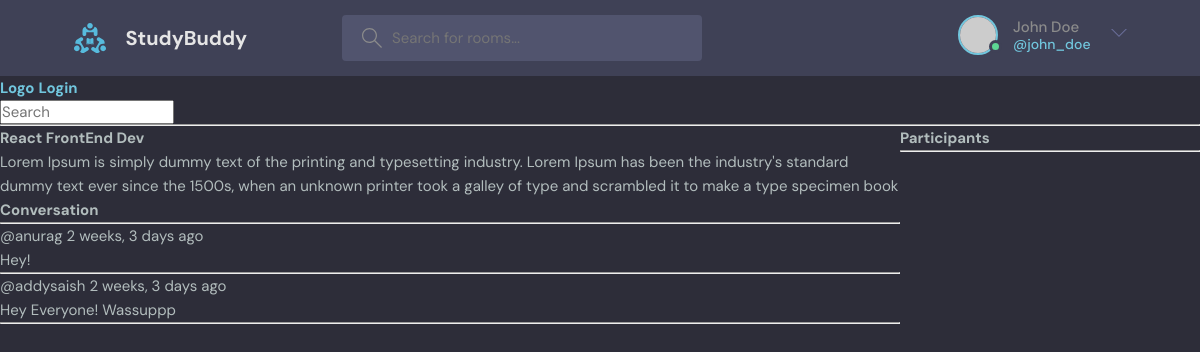
The page /room/3/ on the database as committed earlier.
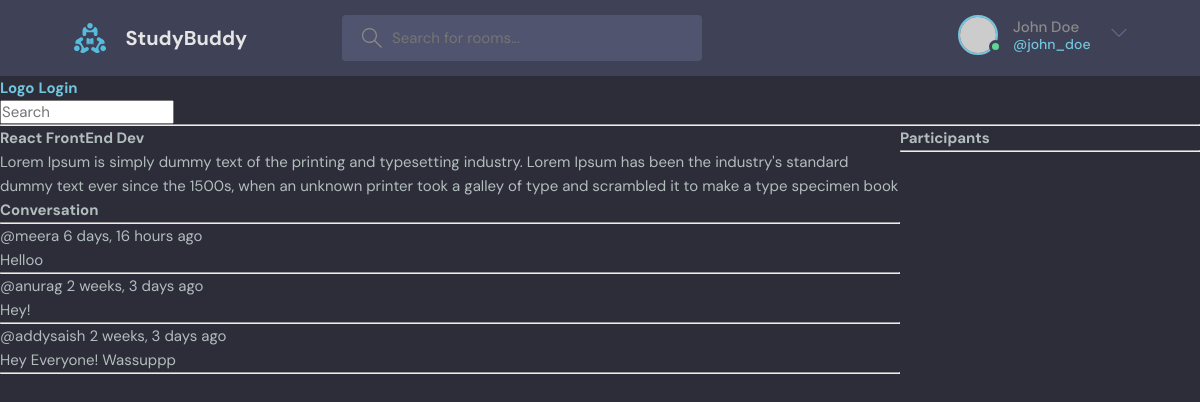
The same page on the database as committed later.
### base/models.py (models this page shows, shortened)
class Message(models.Model):
    user = models.ForeignKey(User , on_delete=models.CASCADE)
    room = models.ForeignKey(Room, on_delete=models.CASCADE) #If a room is deleted, all the children records should be deleted using models.CASCADE command
    body = models.TextField()
    updated = models.DateTimeField(auto_now=True) # Difference between autoNow and autoNow_add auto_now saves timestamp each time the object is updated whereas auto_now_add only saves timestamp when an object is created
    created = models.DateTimeField(auto_now_add=True)
    class Meta:
        ordering = ['-updated','-created']

### base/views.py (the view, shortened to what this page needs)
# urls.py: path('room/<str:pk>/',views.room,name="room"),
def room(request,pk):
    room = Room.objects.get(id=pk)
    room_messages = room.message_set.all().order_by('-created')
    participants= room.participants.all()
    context = {'room':room , 'room_messages': room_messages, 'participants': participants }
    return render(request,'base/room.html',context)

### base/templates/base/room.html (shortened to what this page needs)
{% extends 'main.html' %} {% block content %}
<div class="room-container">
  <div>
    <h3>{{room.name}}</h3>
    <p>{{room.description}}</p>
    <div class="comment-wrapper">
      <h3>Conversation</h3>
      <hr />
      {% for message in room_messages %}
      <div>
        <small>@{{message.user}} {{message.created|timesince}} ago</small>
        <p>{{message.body}}</p>
        <hr />
      </div>
      {% endfor %}
    </div>
  </div>
  <div>
    <h3>Participants</h3>
    <hr />
  </div>
</div>
{% endblock content %}

Rows that differ between the two databases and show on the page:
added Message: user "meera", created "6 days, 16 hours", body "Helloo"
